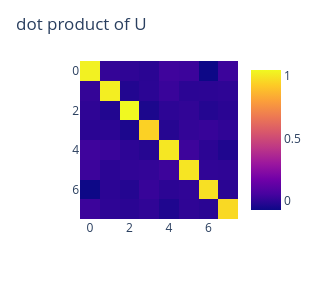

Notebook code cell kept with this figure:
### Code cell
# plot the dot product of the learned U weights (which are not constrained to be orthogonal)
U_dProd = scaW.T@scaW

# plot
fig = px.imshow(U_dProd)
fig.update_layout(height = 300, width = 300,title = 'dot product of U')

### Figure 1 — Plotly figure (JSON) as saved in the notebook; plotly's stock layout.template omitted (floating-point values rounded to 4 significant figures)
{"data": [{"coloraxis": "coloraxis", "hovertemplate": "x: %{x}<br>y: %{y}<br>color: %{z}<extra></extra>", "name": "0", "type": "heatmap", "xaxis": "x", "yaxis": "y", "z": [[1.025, 0.01307, 0.00209, -0.009671, 0.03705, 0.03096, -0.0719, 0.03088], [0.01307, 1.015, -0.02544, -0.005507, 0.02481, -0.006221, -0.004584, -0.0009195], [0.00209, -0.02544, 1.045, -0.03836, -0.001781, 0.006034, -0.02145, -0.009072], [-0.009671, -0.005507, -0.03836, 0.9407, -0.01774, 0.01067, 0.02037, 0.0037], [0.03705, 0.02481, -0.001781, -0.01774, 0.9973, 0.03256, -0.004622, -0.03245], [0.03096, -0.006221, 0.006034, 0.01067, 0.03256, 0.9912, 0.003265, 0.001054], [-0.0719, -0.004584, -0.02145, 0.02037, -0.004622, 0.003265, 0.9795, -0.00964], [0.03088, -0.0009195, -0.009072, 0.0037, -0.03245, 0.001054, -0.00964, 0.9619]]}], "layout": {"coloraxis": {"colorscale": [[0, "#0d0887"], [0.1111, "#46039f"], [0.2222, "#7201a8"], [0.3333, "#9c179e"], [0.4444, "#bd3786"], [0.5556, "#d8576b"], [0.6667, "#ed7953"], [0.7778, "#fb9f3a"], [0.8889, "#fdca26"], [1, "#f0f921"]]}, "height": 300, "margin": {"t": 60}, "title": {"text": "dot product of U"}, "width": 300, "xaxis": {"anchor": "y", "constrain": "domain", "domain": [0, 1], "scaleanchor": "y"}, "yaxis": {"anchor": "x", "autorange": "reversed", "constrain": "domain", "domain": [0, 1]}}}
